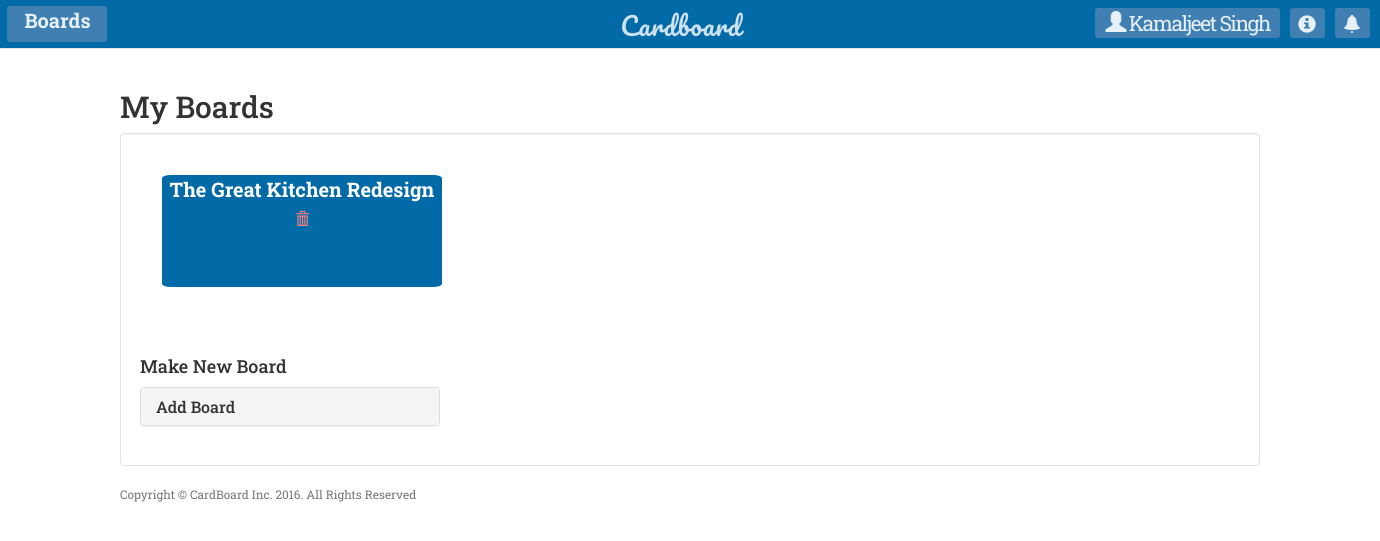
/boards/ (signed in), run on an earlier commit of the app's database.
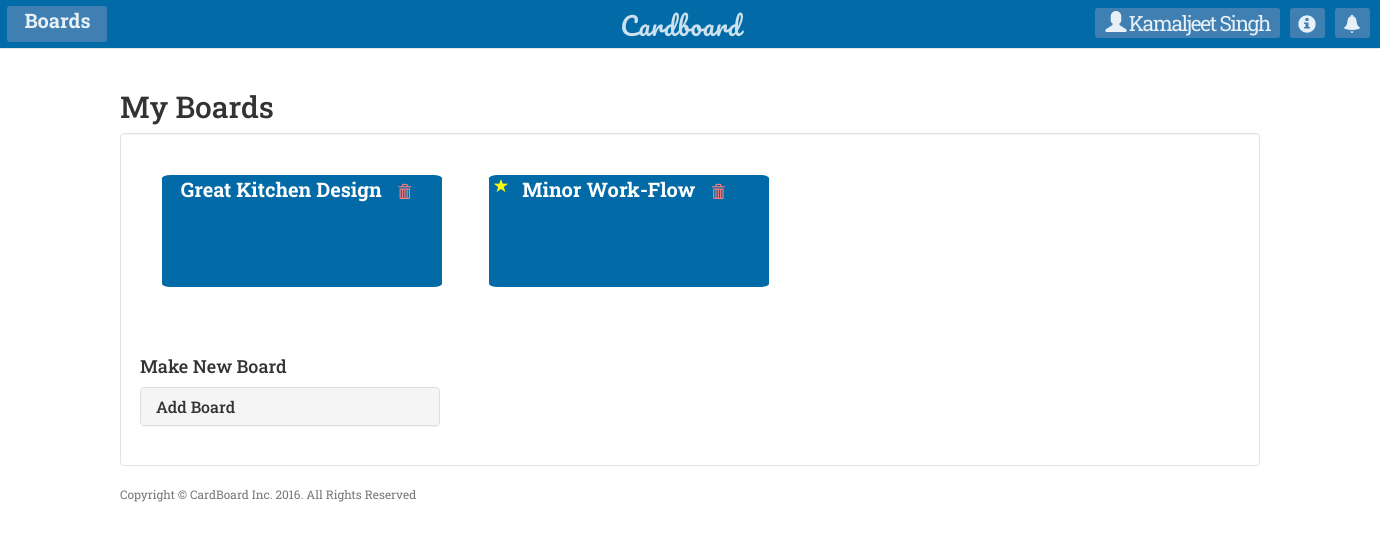
And on a later commit of the database.
### Boards/models.py (models this page shows, shortened)
class Boards(models.Model):
    uuid = models.CharField(max_length=50)
    title = models.CharField(max_length=100)
    listInsideProjects = models.ManyToManyField(ListofCards, related_name='listinside')
    shared = models.IntegerField(default=0)

### Boards/views.py (the view, shortened to what this page needs)
def boards_add(request):
    if request.user.is_authenticated():
            u = Usersinfo.objects.get(no=request.user.pk)
            boards = u.boards.all()
            if not boards:
                flag = 0
            else:
                flag = 1
            return render(request, 'Boards/addboards.html', {'boards': boards, 'flag': flag})
    else:
        redirect('Home:login')

### Boards/Templates/Boards/addboards.html (shortened to what this page needs)
{% extends 'Cards/base.html' %}
{% block body %}
{% load staticfiles %}
    {% include 'Cards/navigation.html' %}
    <div class="container">
     <h2>My Boards</h2>
        <div class="well" style="background: white;">
            {% if flag == 1 %}
               {% for x in boards %}
                   <a href="{% url 'boards:list-add' x.uuid %}" style="text-decoration: none; padding: 2%;">
                   <div style="position:relative; display:inline-block; width: 20em; height: 8em; background-color: #026aa7; border-radius: 3%; text-align: center; margin-top: 2%;">
                       {% if x.shared > 0 %}
                           <span class="glyphicon glyphicon-star" style="color:yellow; position: absolute; left:5px; top:4px;"></span>
                       {% endif %}
                       <strong style="font-size: 20px; color: white;">{{ x.title }}</strong>
                        <form action="{% url 'boards:delete_board' x.pk %}" method="post" style="display: inline;">
                            <button class="btn btn-default" title="Delete Board" style="background-color: transparent; border-style: none; color: lightcoral"><span class="glyphicon glyphicon-trash"></span></button>
                         </form>
                    </div>
                   </a>
            {% endfor %}
            {% else %}
                <h4 style="color: gray;">Oops! You don't have any Boards</h4>
            {% endif %}
        <br>
        <br><br><br>
<h4>Make New Board</h4>
        <div class="panel-group" style="width: 300px;">
        <div class="panel panel-default">
        <div class="panel-heading">
        <h4 class="panel-title">
        <a data-toggle="collapse" href="#collapse1" style="text-decoration: none;">Add Board</a>
        </h4>
        </div>
        </div>
        </div>
        </div>
    </div>
    <footer>
        <div class="container">
            <div class="row">
                <div class="col-lg-12">
                    <p class="copyright text-muted small">Copyright &copy; CardBoard Inc. 2016. All Rights Reserved</p>
                </div>
            </div>
        </div>
    </footer>
{% endblock %}

What changed in the data, as far as the page shows it:
changed Boards: title "The Great Kitchen Redesign" → "Great Kitchen Design"
added Boards: shared 1 (drawn), title "Minor Work-Flow"
